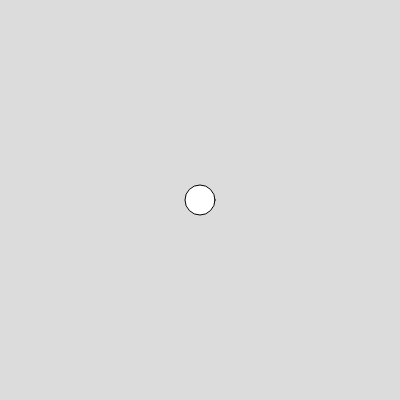
Frame 1 (no input)
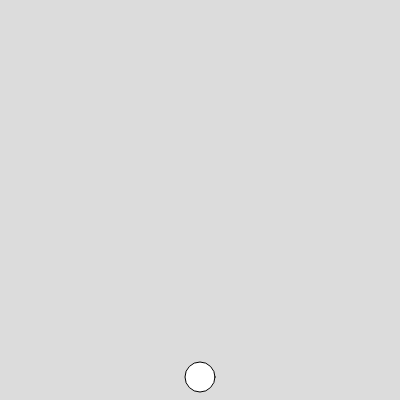
Frame 60 (no input)
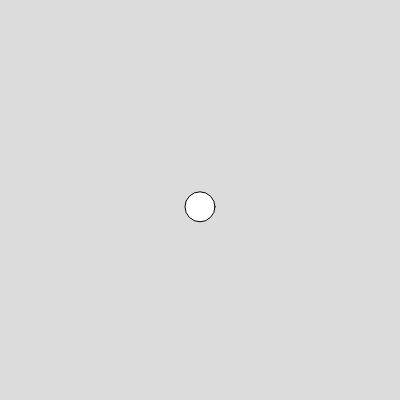
Frame 120 (the mouse pressed at the canvas centre since frame 60)

The p5.js sketch that drew these frames (run headless with seeded random() and noise() and a simulated clock; from frame 60 on, the mouse is pressed at the canvas centre):

// p5.js sketch
// ── sketch.js
// Simulando a segunda lei de Newton
//F = m*a
//Parte 1

let bola;

function setup() {
  createCanvas(400, 400);
  bola = new Bolinha(200,200);
}

function draw() {
  background(220);
  let gravidade = createVector(0,0.1);
  
  bola.exibir();
  bola.aplicarForca(gravidade);
  bola.update();
  bola.colidir();
  
}
// ── Bolinha.js
class Bolinha{
  constructor(x,y){
    this.pos = createVector(x,y);
    this.vel = createVector(0,0);
  }
  exibir(){
    circle(this.pos.x, this.pos.y,30);
  }
  aplicarForca(forca){
    this.acc=forca
  }

  update(){
    this.vel.add(this.acc);
    this.pos.add(this.vel);
  }

  colidir(){
    if(this.pos.y >= height){
      this.pos.y = height;
      this.vel.y *= -1;
    }
  }
  
}
